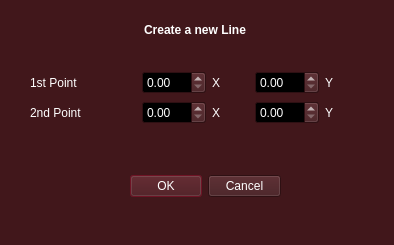
<?xml version="1.0" encoding="UTF-8"?>
<ui version="4.0">
 <class>Dialog</class>
 <widget class="QDialog" name="Dialog">
  <property name="geometry">
   <rect>
    <x>0</x>
    <y>0</y>
    <width>394</width>
    <height>245</height>
   </rect>
  </property>
  <property name="palette">
   <palette>
    <active>
     <colorrole role="WindowText">
      <brush brushstyle="SolidPattern">
       <color alpha="255">
        <red>255</red>
        <green>255</green>
        <blue>255</blue>
       </color>
      </brush>
     </colorrole>
     <colorrole role="Button">
      <brush brushstyle="SolidPattern">
       <color alpha="255">
        <red>65</red>
        <green>23</green>
        <blue>27</blue>
       </color>
      </brush>
     </colorrole>
     <colorrole role="Light">
      <brush brushstyle="SolidPattern">
       <color alpha="255">
        <red>98</red>
        <green>34</green>
        <blue>41</blue>
       </color>
      </brush>
     </colorrole>
     <colorrole role="Midlight">
      <brush brushstyle="SolidPattern">
       <color alpha="255">
        <red>81</red>
        <green>28</green>
        <blue>34</blue>
       </color>
      </brush>
     </colorrole>
     <colorrole role="Dark">
      <brush brushstyle="SolidPattern">
       <color alpha="255">
        <red>33</red>
        <green>11</green>
        <blue>14</blue>
       </color>
      </brush>
     </colorrole>
     <colorrole role="Mid">
      <brush brushstyle="SolidPattern">
       <color alpha="255">
        <red>43</red>
        <green>15</green>
        <blue>18</blue>
       </color>
      </brush>
     </colorrole>
     <colorrole role="Text">
      <brush brushstyle="SolidPattern">
       <color alpha="255">
        <red>255</red>
        <green>255</green>
        <blue>255</blue>
       </color>
      </brush>
     </colorrole>
     <colorrole role="BrightText">
      <brush brushstyle="SolidPattern">
       <color alpha="255">
        <red>255</red>
        <green>255</green>
        <blue>255</blue>
       </color>
      </brush>
     </colorrole>
     <colorrole role="ButtonText">
      <brush brushstyle="SolidPattern">
       <color alpha="255">
        <red>255</red>
        <green>255</green>
        <blue>255</blue>
       </color>
      </brush>
     </colorrole>
     <colorrole role="Base">
      <brush brushstyle="SolidPattern">
       <color alpha="255">
        <red>0</red>
        <green>0</green>
        <blue>0</blue>
       </color>
      </brush>
     </colorrole>
     <colorrole role="Window">
      <brush brushstyle="SolidPattern">
       <color alpha="255">
        <red>65</red>
        <green>23</green>
        <blue>27</blue>
       </color>
      </brush>
     </colorrole>
     <colorrole role="Shadow">
      <brush brushstyle="SolidPattern">
       <color alpha="255">
        <red>0</red>
        <green>0</green>
        <blue>0</blue>
       </color>
      </brush>
     </colorrole>
     <colorrole role="Highlight">
      <brush brushstyle="SolidPattern">
       <color alpha="255">
        <red>139</red>
        <green>24</green>
        <blue>46</blue>
       </color>
      </brush>
     </colorrole>
     <colorrole role="Link">
      <brush brushstyle="SolidPattern">
       <color alpha="255">
        <red>255</red>
        <green>75</green>
        <blue>61</blue>
       </color>
      </brush>
     </colorrole>
     <colorrole role="AlternateBase">
      <brush brushstyle="SolidPattern">
       <color alpha="255">
        <red>32</red>
        <green>11</green>
        <blue>13</blue>
       </color>
      </brush>
     </colorrole>
     <colorrole role="ToolTipBase">
      <brush brushstyle="SolidPattern">
       <color alpha="255">
        <red>255</red>
        <green>255</green>
        <blue>220</blue>
       </color>
      </brush>
     </colorrole>
     <colorrole role="ToolTipText">
      <brush brushstyle="SolidPattern">
       <color alpha="255">
        <red>0</red>
        <green>0</green>
        <blue>0</blue>
       </color>
      </brush>
     </colorrole>
     <colorrole role="PlaceholderText">
      <brush brushstyle="SolidPattern">
       <color alpha="127">
        <red>255</red>
        <green>255</green>
        <blue>255</blue>
       </color>
      </brush>
     </colorrole>
     <colorrole role="Accent">
      <brush brushstyle="SolidPattern">
       <color alpha="255">
        <red>0</red>
        <green>0</green>
        <blue>0</blue>
       </color>
      </brush>
     </colorrole>
    </active>
    <inactive>
     <colorrole role="WindowText">
      <brush brushstyle="SolidPattern">
       <color alpha="255">
        <red>255</red>
        <green>255</green>
        <blue>255</blue>
       </color>
      </brush>
     </colorrole>
     <colorrole role="Button">
      <brush brushstyle="SolidPattern">
       <color alpha="255">
        <red>65</red>
        <green>23</green>
        <blue>27</blue>
       </color>
      </brush>
     </colorrole>
     <colorrole role="Light">
      <brush brushstyle="SolidPattern">
       <color alpha="255">
        <red>98</red>
        <green>34</green>
        <blue>41</blue>
       </color>
      </brush>
     </colorrole>
     <colorrole role="Midlight">
      <brush brushstyle="SolidPattern">
       <color alpha="255">
        <red>81</red>
        <green>28</green>
        <blue>34</blue>
       </color>
      </brush>
     </colorrole>
     <colorrole role="Dark">
      <brush brushstyle="SolidPattern">
       <color alpha="255">
        <red>33</red>
        <green>11</green>
        <blue>14</blue>
       </color>
      </brush>
     </colorrole>
     <colorrole role="Mid">
      <brush brushstyle="SolidPattern">
       <color alpha="255">
        <red>43</red>
        <green>15</green>
        <blue>18</blue>
       </color>
      </brush>
     </colorrole>
     <colorrole role="Text">
      <brush brushstyle="SolidPattern">
       <color alpha="255">
        <red>255</red>
        <green>255</green>
        <blue>255</blue>
       </color>
      </brush>
     </colorrole>
     <colorrole role="BrightText">
      <brush brushstyle="SolidPattern">
       <color alpha="255">
        <red>255</red>
        <green>255</green>
        <blue>255</blue>
       </color>
      </brush>
     </colorrole>
     <colorrole role="ButtonText">
      <brush brushstyle="SolidPattern">
       <color alpha="255">
        <red>255</red>
        <green>255</green>
        <blue>255</blue>
       </color>
      </brush>
     </colorrole>
     <colorrole role="Base">
      <brush brushstyle="SolidPattern">
       <color alpha="255">
        <red>0</red>
        <green>0</green>
        <blue>0</blue>
       </color>
      </brush>
     </colorrole>
     <colorrole role="Window">
      <brush brushstyle="SolidPattern">
       <color alpha="255">
        <red>65</red>
        <green>23</green>
        <blue>27</blue>
       </color>
      </brush>
     </colorrole>
     <colorrole role="Shadow">
      <brush brushstyle="SolidPattern">
       <color alpha="255">
        <red>0</red>
        <green>0</green>
        <blue>0</blue>
       </color>
      </brush>
     </colorrole>
     <colorrole role="Highlight">
      <brush brushstyle="SolidPattern">
       <color alpha="255">
        <red>139</red>
        <green>24</green>
        <blue>46</blue>
       </color>
      </brush>
     </colorrole>
     <colorrole role="Link">
      <brush brushstyle="SolidPattern">
       <color alpha="255">
        <red>255</red>
        <green>75</green>
        <blue>61</blue>
       </color>
      </brush>
     </colorrole>
     <colorrole role="AlternateBase">
      <brush brushstyle="SolidPattern">
       <color alpha="255">
        <red>32</red>
        <green>11</green>
        <blue>13</blue>
       </color>
      </brush>
     </colorrole>
     <colorrole role="ToolTipBase">
      <brush brushstyle="SolidPattern">
       <color alpha="255">
        <red>255</red>
        <green>255</green>
        <blue>220</blue>
       </color>
      </brush>
     </colorrole>
     <colorrole role="ToolTipText">
      <brush brushstyle="SolidPattern">
       <color alpha="255">
        <red>0</red>
        <green>0</green>
        <blue>0</blue>
       </color>
      </brush>
     </colorrole>
     <colorrole role="PlaceholderText">
      <brush brushstyle="SolidPattern">
       <color alpha="127">
        <red>255</red>
        <green>255</green>
        <blue>255</blue>
       </color>
      </brush>
     </colorrole>
     <colorrole role="Accent">
      <brush brushstyle="SolidPattern">
       <color alpha="255">
        <red>0</red>
        <green>0</green>
        <blue>0</blue>
       </color>
      </brush>
     </colorrole>
    </inactive>
    <disabled>
     <colorrole role="WindowText">
      <brush brushstyle="SolidPattern">
       <color alpha="255">
        <red>33</red>
        <green>11</green>
        <blue>14</blue>
       </color>
      </brush>
     </colorrole>
     <colorrole role="Button">
      <brush brushstyle="SolidPattern">
       <color alpha="255">
        <red>65</red>
        <green>23</green>
        <blue>27</blue>
       </color>
      </brush>
     </colorrole>
     <colorrole role="Light">
      <brush brushstyle="SolidPattern">
       <color alpha="255">
        <red>98</red>
        <green>34</green>
        <blue>41</blue>
       </color>
      </brush>
     </colorrole>
     <colorrole role="Midlight">
      <brush brushstyle="SolidPattern">
       <color alpha="255">
        <red>81</red>
        <green>28</green>
        <blue>34</blue>
       </color>
      </brush>
     </colorrole>
     <colorrole role="Dark">
      <brush brushstyle="SolidPattern">
       <color alpha="255">
        <red>33</red>
        <green>11</green>
        <blue>14</blue>
       </color>
      </brush>
     </colorrole>
     <colorrole role="Mid">
      <brush brushstyle="SolidPattern">
       <color alpha="255">
        <red>43</red>
        <green>15</green>
        <blue>18</blue>
       </color>
      </brush>
     </colorrole>
     <colorrole role="Text">
      <brush brushstyle="SolidPattern">
       <color alpha="255">
        <red>33</red>
        <green>11</green>
        <blue>14</blue>
       </color>
      </brush>
     </colorrole>
     <colorrole role="BrightText">
      <brush brushstyle="SolidPattern">
       <color alpha="255">
        <red>255</red>
        <green>255</green>
        <blue>255</blue>
       </color>
      </brush>
     </colorrole>
     <colorrole role="ButtonText">
      <brush brushstyle="SolidPattern">
       <color alpha="255">
        <red>33</red>
        <green>11</green>
        <blue>14</blue>
       </color>
      </brush>
     </colorrole>
     <colorrole role="Base">
      <brush brushstyle="SolidPattern">
       <color alpha="255">
        <red>65</red>
        <green>23</green>
        <blue>27</blue>
       </color>
      </brush>
     </colorrole>
     <colorrole role="Window">
      <brush brushstyle="SolidPattern">
       <color alpha="255">
        <red>65</red>
        <green>23</green>
        <blue>27</blue>
       </color>
      </brush>
     </colorrole>
     <colorrole role="Shadow">
      <brush brushstyle="SolidPattern">
       <color alpha="255">
        <red>0</red>
        <green>0</green>
        <blue>0</blue>
       </color>
      </brush>
     </colorrole>
     <colorrole role="Link">
      <brush brushstyle="SolidPattern">
       <color alpha="255">
        <red>255</red>
        <green>75</green>
        <blue>61</blue>
       </color>
      </brush>
     </colorrole>
     <colorrole role="AlternateBase">
      <brush brushstyle="SolidPattern">
       <color alpha="255">
        <red>65</red>
        <green>23</green>
        <blue>27</blue>
       </color>
      </brush>
     </colorrole>
     <colorrole role="ToolTipBase">
      <brush brushstyle="SolidPattern">
       <color alpha="255">
        <red>255</red>
        <green>255</green>
        <blue>220</blue>
       </color>
      </brush>
     </colorrole>
     <colorrole role="ToolTipText">
      <brush brushstyle="SolidPattern">
       <color alpha="255">
        <red>0</red>
        <green>0</green>
        <blue>0</blue>
       </color>
      </brush>
     </colorrole>
     <colorrole role="PlaceholderText">
      <brush brushstyle="SolidPattern">
       <color alpha="127">
        <red>33</red>
        <green>11</green>
        <blue>14</blue>
       </color>
      </brush>
     </colorrole>
     <colorrole role="Accent">
      <brush brushstyle="SolidPattern">
       <color alpha="255">
        <red>46</red>
        <green>16</green>
        <blue>19</blue>
       </color>
      </brush>
     </colorrole>
    </disabled>
   </palette>
  </property>
  <property name="windowTitle">
   <string>New Line</string>
  </property>
  <widget class="QDialogButtonBox" name="buttonBox">
   <property name="geometry">
    <rect>
     <x>130</x>
     <y>170</y>
     <width>151</width>
     <height>32</height>
    </rect>
   </property>
   <property name="orientation">
    <enum>Qt::Orientation::Horizontal</enum>
   </property>
   <property name="standardButtons">
    <set>QDialogButtonBox::StandardButton::Cancel|QDialogButtonBox::StandardButton::Ok</set>
   </property>
  </widget>
  <widget class="QLabel" name="title">
   <property name="geometry">
    <rect>
     <x>120</x>
     <y>20</y>
     <width>150</width>
     <height>20</height>
    </rect>
   </property>
   <property name="text">
    <string>&lt;html&gt;&lt;head/&gt;&lt;body&gt;&lt;p&gt;&lt;span style=&quot; font-weight:700;&quot;&gt;Create a new Line&lt;/span&gt;&lt;/p&gt;&lt;/body&gt;&lt;/html&gt;</string>
   </property>
   <property name="alignment">
    <set>Qt::AlignmentFlag::AlignCenter</set>
   </property>
  </widget>
  <widget class="QWidget" name="layoutWidget">
   <property name="geometry">
    <rect>
     <x>30</x>
     <y>70</y>
     <width>331</width>
     <height>25</height>
    </rect>
   </property>
   <layout class="QHBoxLayout" name="horizontalLayout_2">
    <property name="sizeConstraint">
     <enum>QLayout::SizeConstraint::SetMinimumSize</enum>
    </property>
    <item>
     <widget class="QLabel" name="label">
      <property name="text">
       <string>1st Point </string>
      </property>
     </widget>
    </item>
    <item>
     <layout class="QHBoxLayout" name="horizontalLayout">
      <item>
       <widget class="QDoubleSpinBox" name="x1Input">
        <property name="frame">
         <bool>true</bool>
        </property>
        <property name="maximum">
         <double>999.990000000000009</double>
        </property>
       </widget>
      </item>
      <item>
       <widget class="QLabel" name="x1Label">
        <property name="text">
         <string>X</string>
        </property>
       </widget>
      </item>
     </layout>
    </item>
    <item>
     <layout class="QHBoxLayout" name="horizontalLayout_3">
      <item>
       <widget class="QDoubleSpinBox" name="y1Input">
        <property name="frame">
         <bool>true</bool>
        </property>
        <property name="maximum">
         <double>999.990000000000009</double>
        </property>
       </widget>
      </item>
      <item>
       <widget class="QLabel" name="y1Label">
        <property name="text">
         <string>Y</string>
        </property>
       </widget>
      </item>
     </layout>
    </item>
   </layout>
  </widget>
  <widget class="QWidget" name="layoutWidget_3">
   <property name="geometry">
    <rect>
     <x>30</x>
     <y>100</y>
     <width>331</width>
     <height>25</height>
    </rect>
   </property>
   <layout class="QHBoxLayout" name="horizontalLayout_4">
    <item>
     <widget class="QLabel" name="label_2">
      <property name="text">
       <string>2nd Point</string>
      </property>
     </widget>
    </item>
    <item>
     <layout class="QHBoxLayout" name="horizontalLayout_5">
      <item>
       <widget class="QDoubleSpinBox" name="x2Input">
        <property name="frame">
         <bool>true</bool>
        </property>
        <property name="maximum">
         <double>999.990000000000009</double>
        </property>
       </widget>
      </item>
      <item>
       <widget class="QLabel" name="x2Label">
        <property name="text">
         <string>X</string>
        </property>
       </widget>
      </item>
     </layout>
    </item>
    <item>
     <layout class="QHBoxLayout" name="horizontalLayout_6">
      <item>
       <widget class="QDoubleSpinBox" name="y2Input">
        <property name="frame">
         <bool>true</bool>
        </property>
        <property name="maximum">
         <double>999.990000000000009</double>
        </property>
       </widget>
      </item>
      <item>
       <widget class="QLabel" name="y2Label">
        <property name="text">
         <string>Y</string>
        </property>
       </widget>
      </item>
     </layout>
    </item>
   </layout>
  </widget>
 </widget>
 <resources/>
 <connections>
  <connection>
   <sender>buttonBox</sender>
   <signal>accepted()</signal>
   <receiver>Dialog</receiver>
   <slot>accept()</slot>
   <hints>
    <hint type="sourcelabel">
     <x>248</x>
     <y>254</y>
    </hint>
    <hint type="destinationlabel">
     <x>157</x>
     <y>274</y>
    </hint>
   </hints>
  </connection>
  <connection>
   <sender>buttonBox</sender>
   <signal>rejected()</signal>
   <receiver>Dialog</receiver>
   <slot>reject()</slot>
   <hints>
    <hint type="sourcelabel">
     <x>316</x>
     <y>260</y>
    </hint>
    <hint type="destinationlabel">
     <x>286</x>
     <y>274</y>
    </hint>
   </hints>
  </connection>
 </connections>
</ui>
